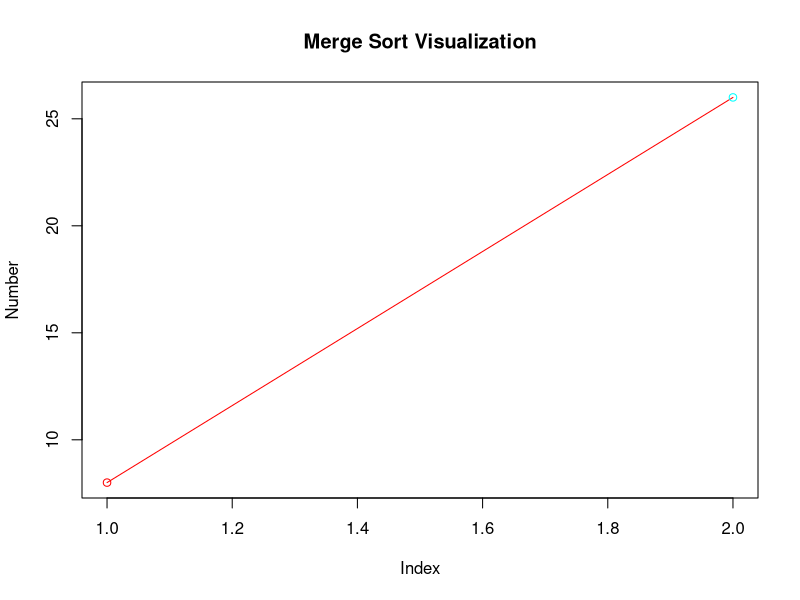
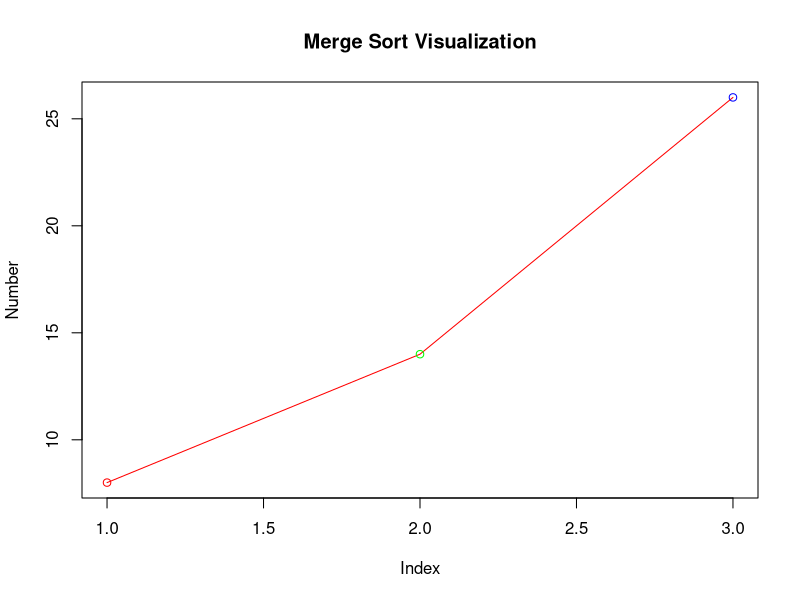
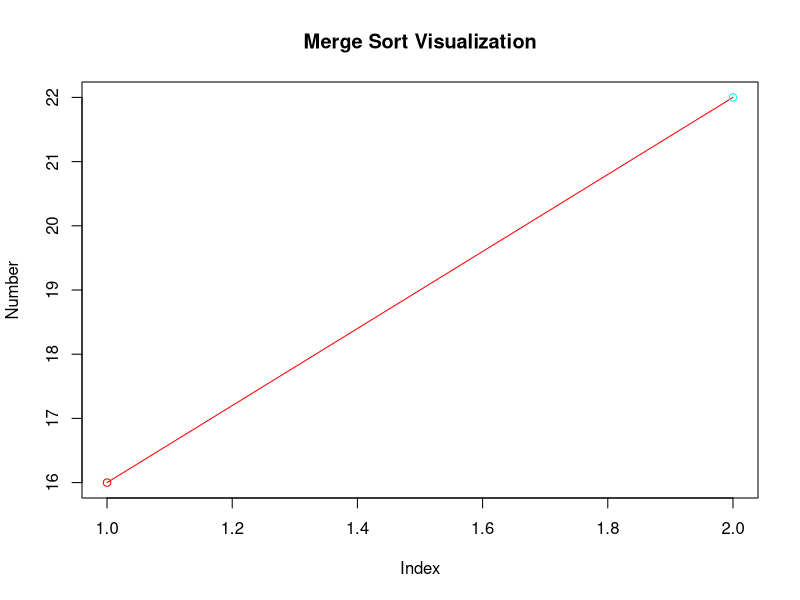
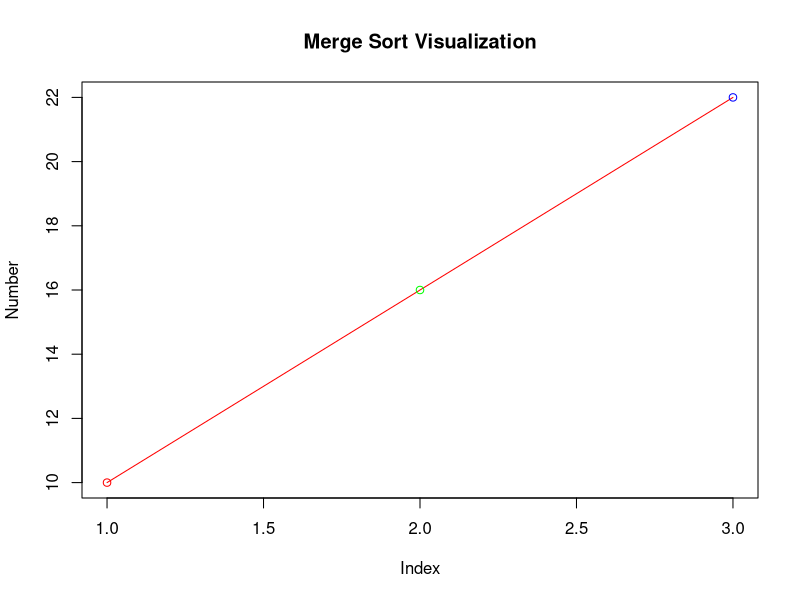
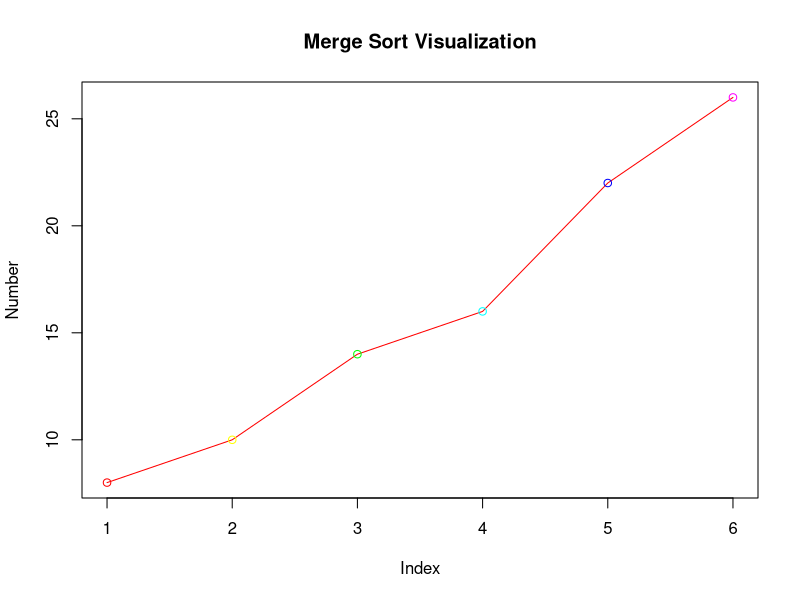
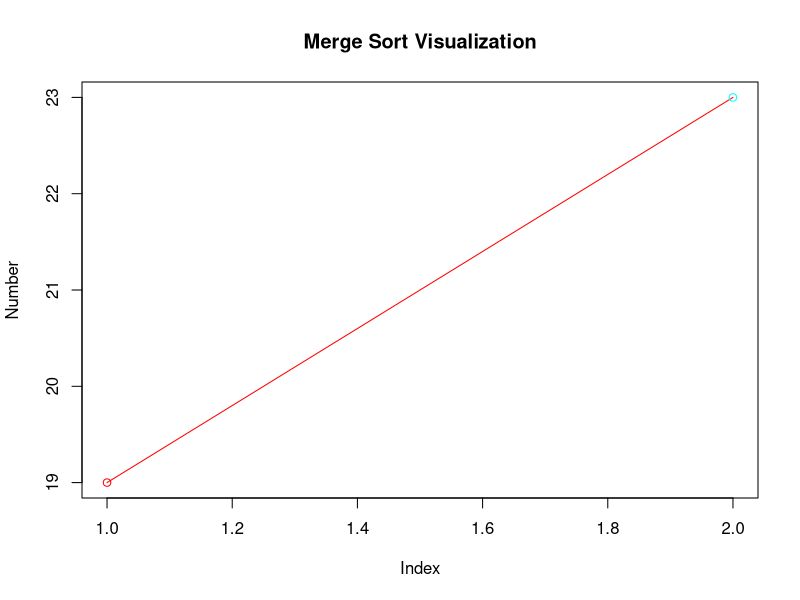
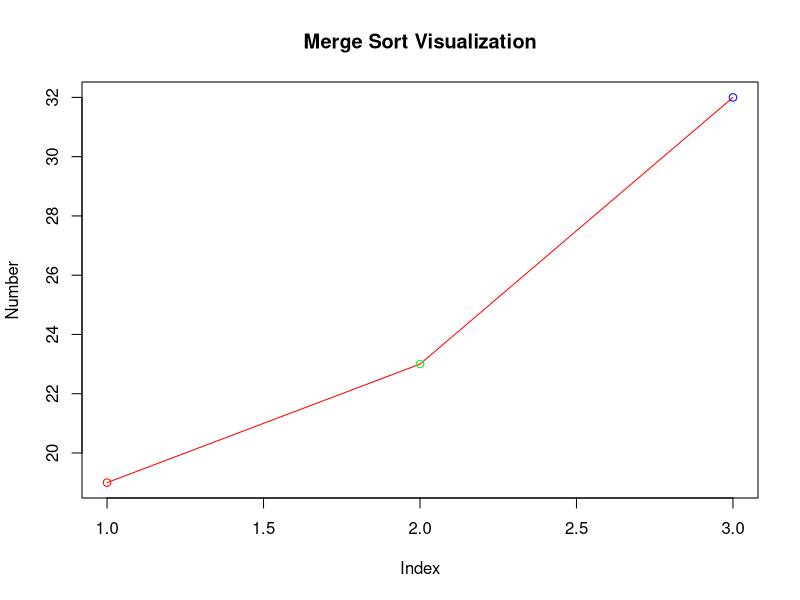
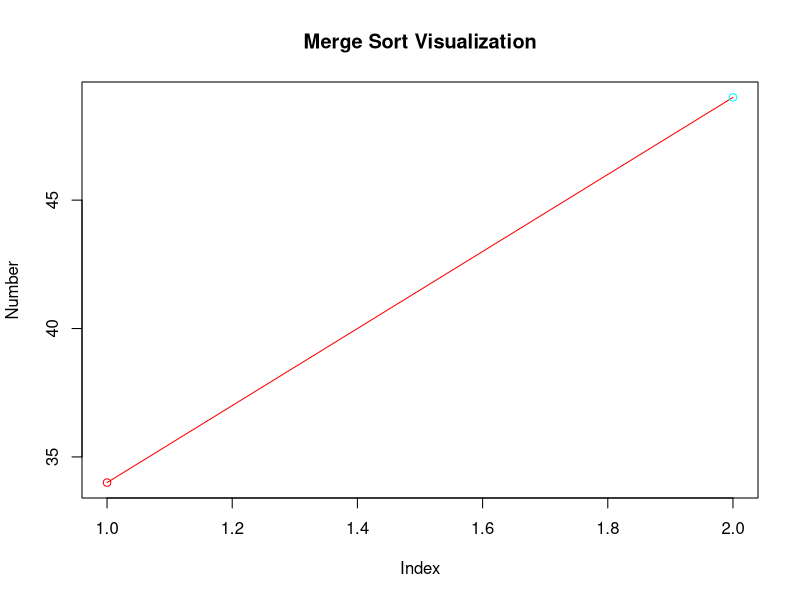

Source code (R) for these figures, in order:
#merge sort 
# Define the merge sort function
library(ggplot2)
# Define the merge sort function
i_vec <- seq(1, 50)
i_vec <- sample(i_vec)
print(i_vec)

merge_sort <- function(i_vec) {
  # Base case: If the vector has only one element, it is already sorted
  if (length(i_vec) <= 1) {
    return(i_vec)
  }
  
  # Recursive step: Divide the vector into two halves
  middle <- length(i_vec) %/% 2
  left <- merge_sort(i_vec[1:middle])
  right <- merge_sort(i_vec[(middle + 1):length(i_vec)])
  
  # Merge the sorted halves
  merged_vec <- merge(left, right)
  
  # Plot the merged vector to visualize the sorting process
  plot(merged_vec, type='o', main = "Merge Sort Visualization", xlab = "Index", ylab = "Number", col = rainbow(length(merged_vec)))
  Sys.sleep(0.1)  # Add a delay to visualize the sorting process
  
  return(merged_vec)
}

# Define the merge function to merge two sorted vectors
merge <- function(left, right) {
  result <- numeric(length(left) + length(right))
  i <- 1
  j <- 1
  k <- 1
  
  # Compare elements from left and right vectors and merge them into the result
  while (i <= length(left) && j <= length(right)) {
    if (left[i] <= right[j]) {
      result[k] <- left[i]
      i <- i + 1
    } else {
      result[k] <- right[j]
      j <- j + 1
    }
    k <- k + 1
  }
  
  # Copy any remaining elements from left vector
  while (i <= length(left)) {
    result[k] <- left[i]
    i <- i + 1
    k <- k + 1
  }
  
  # Copy any remaining elements from right vector
  while (j <= length(right)) {
    result[k] <- right[j]
    j <- j + 1
    k <- k + 1
  }
  
  return(result)
}

# Example usage
vec <- merge_sort(i_vec)
print(vec)
